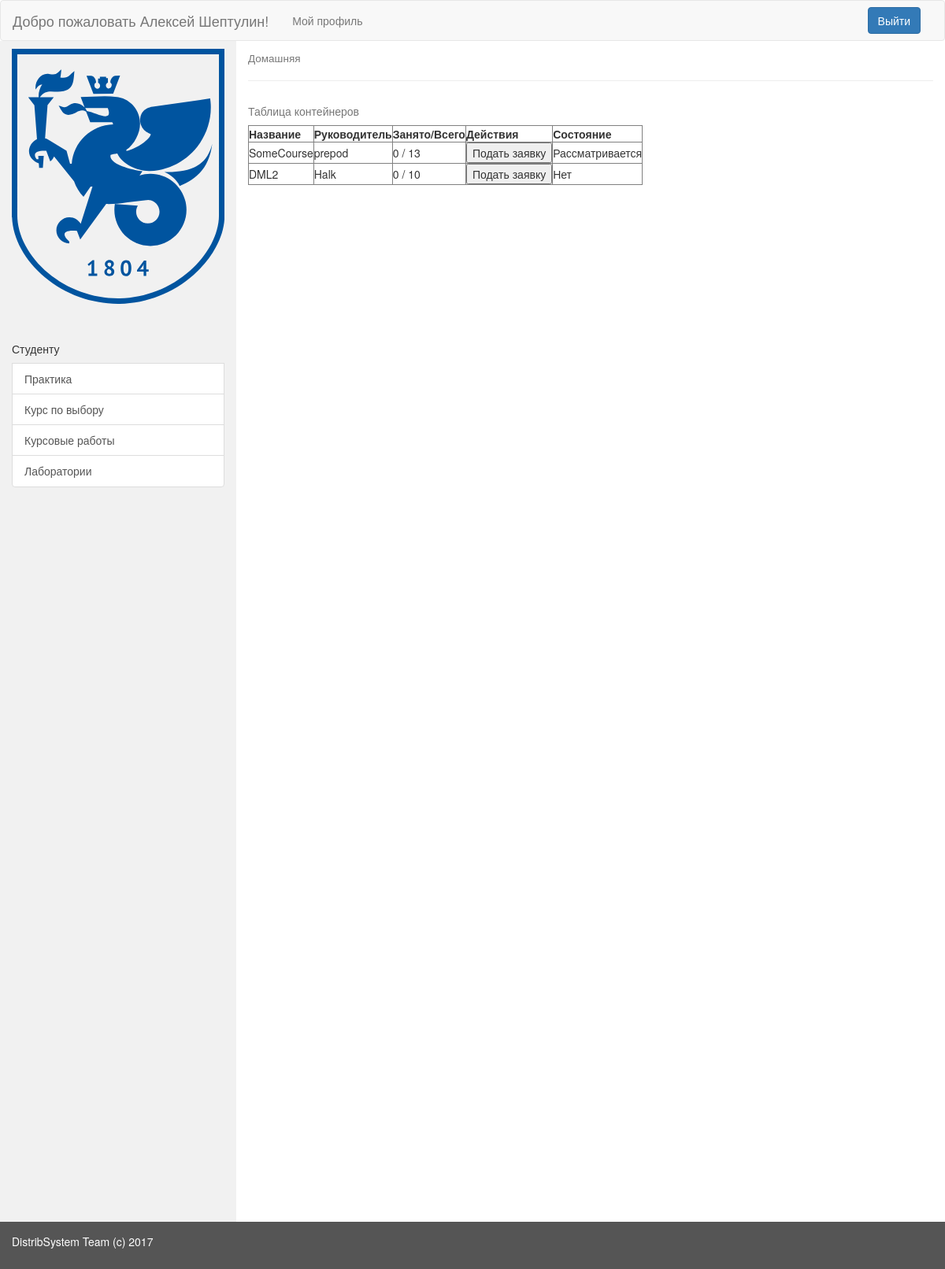
Screenshot of /distribution/my_profile/10/student/Course/ (signed in) with the database file from the repository.
### choose_distrib/models.py (models this page shows, shortened)
class Container(models.Model):
    container_name = models.CharField(max_length=100, verbose_name='Название')
    container_director = models.ManyToManyField(User)
    container_capacity = models.IntegerField(
        default=0,
        validators=[MaxValueValidator(300), MinValueValidator(0)]
    )
    CONTAINERCHOISE = (
        ('Laboratory', 'laboratory'),
        ('Course', 'course'),
        ('Practice', 'practice'),
        ('ScienceHead', 'science_director')
    )
    container_type = models.CharField(max_length=20, choices=CONTAINERCHOISE)

### choose_distrib/views.py (the view)
# urls.py: url(r'^(?P<container_type>[A-z]+)/$', views.student_form, name='student')])),
def student_form(request, user_id, container_type):
    user = request.user
    list_of_triples = get_container_with_number_of_occupied_from_db(user, container_type)
    context = {
        'user_id': user_id,
        'triples': list_of_triples,
    }
    context.update(base_context(request))
    return render(request, 'accounts/parts/container_table.html', context)

### choose_distrib/utils.py (called while the page is built)
def get_container_with_number_of_occupied_from_db(user, container_type):
    containers = list(getattr(module, container_type).objects.all())
    list_of_triples = []
    for container in containers:
        count = StudentToLabStorage.objects.filter(container=container).distinct().count()
        request_status = list(Request.objects.filter(container=container, student=user).order_by('send_date'))
        status = None
        if request_status:
            status = request_status.pop().status
        triple = Triple(container, count, status)
        list_of_triples.append(triple)
    return list_of_triples

### userroles/utils.py (called while the page is built)
def get_entity_from_db(user, name):
    model = None
    try :
        model=getattr(module, name).objects.get(user=user)
        if model is not None:
            return model
    except:
        return None

### userroles/views.py (called while the page is built)
@login_required(login_url='/accounts/login')
def base_context(request):
    user = request.user
    is_student = get_entity_from_db(user, 'Student')
    is_cooperator = get_entity_from_db(user, 'Cooperator')
    is_professor = get_entity_from_db(user, 'Professor')
    is_sci_director = get_entity_from_db(user, 'ScientificDirector')
    context = {
        "user_id": user.id,
        "user_surname": user.last_name,
        "user_name": user.first_name,
        "user_email": user.email,
        "user_username": user.username,
        "is_student": is_student,
        "is_professor": is_professor,
        "is_cooperator": is_cooperator,
        "is_sci_director": is_sci_director
    }
    return context

### userroles/templates/accounts/parts/container_table.html (shortened to what this page needs)
{% extends 'accounts/my_profile.html' %}
{% block content %}
<table border="1">
  <caption>Таблица контейнеров</caption>
  <tr>
    <th>Название</th>
    <th>Руководитель</th>
    <th>Занято/Всего</th>
    <th>Действия</th>
    <th>Состояние</th>
  </tr>
    {% for content in triples %}
  <tr>
      <td> {{ content.first_item.container_name }} </td>
      <td> {% for director in content.first_item.container_director.all %}
                {{ director }}
           {% endfor %}
      </td>
      <td> {{ content.second_item }} / {{ content.first_item.container_capacity }} </td>
      <td>
          <form action={% url 'choose_distrib:student_make_request' user_id content.first_item.container_type content.first_item.container_type content.first_item.id %}  method="post">
            <input type="submit" name="decline" value="Подать заявку">
          </form>
      </td>
       <td>
           {% if content.third_item is not None %}
                {% if content.third_item is 0 %}
                    Рассматривается
                {% elif content.third_item is 1 %}
                    Принята
                {% elif content.third_item is 2 %}
                    Отклонена
                {% endif %}
           {% else %}
                Нет
           {% endif %}
       </td>
  </tr>
  {% endfor %}
</table>
{% endblock %}

### userroles/templates/accounts/my_profile.html (shortened to what this page needs)
{% load static %}
<!DOCTYPE html>
<html lang="en">
  <head>
    <link href="{% static 'userroles/css/bootstrap.min.css' %}" rel="stylesheet" type="text/css">
    <link rel="stylesheet" type="text/css" href="{% static 'userroles/css/style.css' %}">
  </head>
  <body>
    <nav class="navbar navbar-default">
      <div class="container-fluid">
        <div class="navbar-header">
          <a class="navbar-brand" href="{% url 'userroles:profile' user_id %}" >Добро пожаловать {{ user_name }} {{ user_surname }}!</a>
        </div>
        <div class="collapse navbar-collapse" id="topNavBar">
          <ul class="nav navbar-nav">
            <li class="">
              <a href="{% url 'userroles:profile' user_id %}">Мой профиль</a>
            </li>
          </ul>
          <form class="navbar-form navbar-right" action="{% url 'userroles:logout' %}">
            <button class="btn btn-primary" type="submit">Выйти</button>
          </form>
        </div>
      </div>
    </nav>
    <div class="container-fluid">
      <div class="row content">
        <div class="col-sm-3 sidenav">
          <img class="image-padding" src="{% static "userroles/img/profile_logo.svg" %}">
          <div class="list-group">
            <br><br>
            {% if is_student %}
              {% include "accounts/parts/menus/student_menu.html" %}
            {% endif %}
          </div>
        </div>
        <div class="col-sm-9">
          <h4><small>Домашняя</small></h4>
          <hr>
          {% block content %}
          {% endblock %}
        </div>
      </div>
    </div>
    <footer class="container-fluid">
      <p>DistribSystem Team (c) 2017</p>
    </footer>
  </body>
</html>

### userroles/static/userroles/css/style.css (style rules this page uses)
.image-padding { padding-top: 10px; }
.row.content { height: 1500px }
.sidenav { background-color: #f1f1f1; height: 100%; }
footer { background-color: #555; color: white; padding: 15px; }
.navbar { margin-bottom: 0px; }

### rows the page displays
Container: first_item.container_name "SomeCourse", first_item.container_capacity "13"
Container: first_item.container_name "DML2", first_item.container_capacity "10"

### other values shown
{{ user_name }} "Алексей"
{{ user_surname }} "Шептулин"
{{ director }} "prepod"
{{ content.second_item }} "0" "0"
{{ director }} "Halk"
